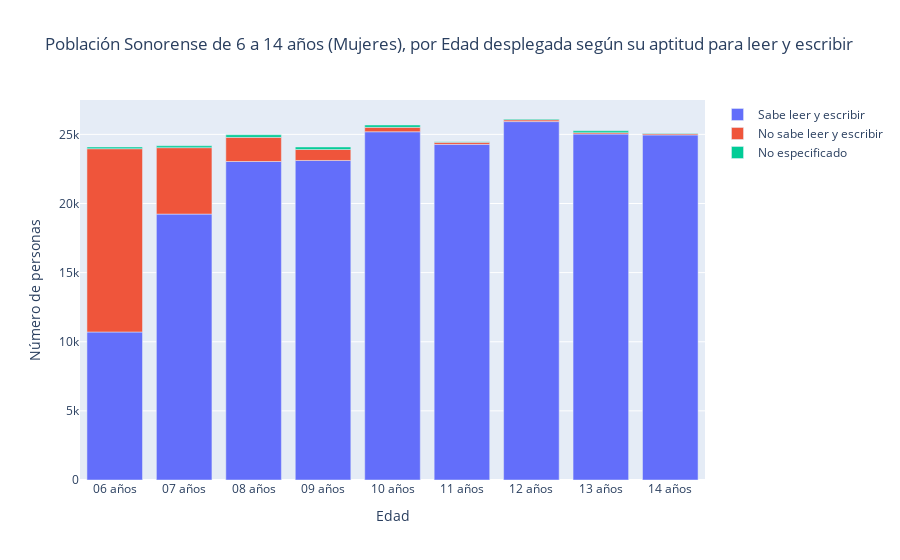

The code cell stored with this chart in its notebook:
### Code cell
# Ahora veremos si esto pasa para los distintos sexos
dff = censo_educacion[censo_educacion['Sexo'] == 'Mujeres']
dff = dff.groupby('Edad desplegada')[['Sabe leer y escribir', 'No sabe leer y escribir', 'No especificado']].sum().reset_index()
dff = pd.melt(dff, value_vars=['Sabe leer y escribir', 'No sabe leer y escribir', 'No especificado'], id_vars=['Edad desplegada'])
dff
fig = px.bar(dff, y='value', x='Edad desplegada', color='variable', orientation='v',title = 'Población Sonorense de 6 a 14 años (Mujeres), por Edad desplegada según su aptitud para leer y escribir',
            labels = {'variable':"",
                        "value": "Número de personas",
                        "Edad desplegada":"Edad" })
fig.show()

### Figure 1 — Plotly figure (JSON) as saved in the notebook; plotly's stock layout.template omitted (floating-point values rounded to 4 significant figures)
{"data": [{"alignmentgroup": "True", "hovertemplate": "=Sabe leer y escribir<br>Edad=%{x}<br>Número de personas=%{y}<extra></extra>", "legendgroup": "Sabe leer y escribir", "marker": {"color": "#636efa", "pattern": {"shape": ""}}, "name": "Sabe leer y escribir", "offsetgroup": "Sabe leer y escribir", "orientation": "v", "showlegend": true, "textposition": "auto", "type": "bar", "x": ["06 años", "07 años", "08 años", "09 años", "10 años", "11 años", "12 años", "13 años", "14 años"], "xaxis": "x", "y": [10706, 19234, 23037, 23112, 25190, 24278, 25925, 25027, 24961], "yaxis": "y"}, {"alignmentgroup": "True", "hovertemplate": "=No sabe leer y escribir<br>Edad=%{x}<br>Número de personas=%{y}<extra></extra>", "legendgroup": "No sabe leer y escribir", "marker": {"color": "#EF553B", "pattern": {"shape": ""}}, "name": "No sabe leer y escribir", "offsetgroup": "No sabe leer y escribir", "orientation": "v", "showlegend": true, "textposition": "auto", "type": "bar", "x": ["06 años", "07 años", "08 años", "09 años", "10 años", "11 años", "12 años", "13 años", "14 años"], "xaxis": "x", "y": [13257, 4805, 1746, 798, 318, 147, 124, 94, 85], "yaxis": "y"}, {"alignmentgroup": "True", "hovertemplate": "=No especificado<br>Edad=%{x}<br>Número de personas=%{y}<extra></extra>", "legendgroup": "No especificado", "marker": {"color": "#00cc96", "pattern": {"shape": ""}}, "name": "No especificado", "offsetgroup": "No especificado", "orientation": "v", "showlegend": true, "textposition": "auto", "type": "bar", "x": ["06 años", "07 años", "08 años", "09 años", "10 años", "11 años", "12 años", "13 años", "14 años"], "xaxis": "x", "y": [123, 134, 187, 179, 169, 47, 63, 135, 37], "yaxis": "y"}], "layout": {"barmode": "relative", "legend": {"title": {"text": ""}, "tracegroupgap": 0}, "title": {"text": "Población Sonorense de 6 a 14 años (Mujeres), por Edad desplegada según su aptitud para leer y escribir"}, "xaxis": {"anchor": "y", "domain": [0, 1], "title": {"text": "Edad"}}, "yaxis": {"anchor": "x", "domain": [0, 1], "title": {"text": "Número de personas"}}}}
